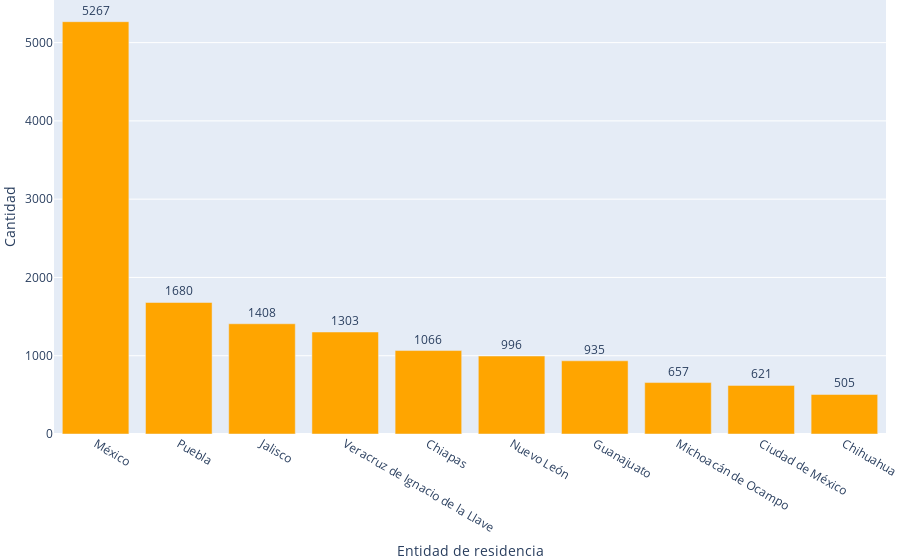

The cell this chart's notebook holds for it:
### Code cell
# Calcular el conteo de ocurrencias por ent_resid
top10_entidades = MORT_FET['ent_resid'].value_counts().head(10)

# Guardar el resultado en un archivo CSV
top10_entidades.to_csv('C://Users//sdvc0//OneDrive//Escritorio//REPOSITORIO_ENAPEA//BACK//Mortalidad//Fetal//Gráficas//MORT_FET_1.csv', index=False)

# Convertir el resultado a un DataFrame para Plotly Express
top10_entidades_df = top10_entidades.reset_index()
top10_entidades_df.columns = ['Entidad de residencia', 'Cantidad de ocurrencias']

# Crear gráfica de barras con Plotly Express
fig = px.bar(top10_entidades_df, x='Entidad de residencia', y='Cantidad de ocurrencias',
             labels={'Cantidad de ocurrencias': 'Cantidad'},
             text='Cantidad de ocurrencias',
             color_discrete_sequence=['orange'])
fig.update_traces(textposition='outside')
# Configurar diseño de la gráfica
fig.update_layout(
    margin=dict(l=0, r=0, t=0, b=0),
    autosize=True,
    title=None, 
)

# Guardar la gráfica en un archivo HTML
fig.write_html('C://Users//sdvc0//OneDrive//Escritorio//REPOSITORIO_ENAPEA//BACK//Mortalidad//Fetal//Gráficas//MORT_FET_1.html')

fig.show()

### Figure 1 — Plotly figure (JSON) as saved in the notebook; plotly's stock layout.template omitted (floating-point values rounded to 4 significant figures)
{"data": [{"alignmentgroup": "True", "hovertemplate": "Entidad de residencia=%{x}<br>Cantidad=%{text}<extra></extra>", "legendgroup": "", "marker": {"color": "orange", "pattern": {"shape": ""}}, "name": "", "offsetgroup": "", "orientation": "v", "showlegend": false, "text": [5267, 1680, 1408, 1303, 1066, 996, 935, 657, 621, 505], "textposition": "outside", "type": "bar", "x": ["México", "Puebla", "Jalisco", "Veracruz de Ignacio de la Llave", "Chiapas", "Nuevo León", "Guanajuato", "Michoacán de Ocampo", "Ciudad de México", "Chihuahua"], "xaxis": "x", "y": [5267, 1680, 1408, 1303, 1066, 996, 935, 657, 621, 505], "yaxis": "y"}], "layout": {"autosize": true, "barmode": "relative", "legend": {"tracegroupgap": 0}, "margin": {"b": 0, "l": 0, "r": 0, "t": 0}, "title": {}, "xaxis": {"anchor": "y", "domain": [0, 1], "title": {"text": "Entidad de residencia"}}, "yaxis": {"anchor": "x", "domain": [0, 1], "title": {"text": "Cantidad"}}}}
